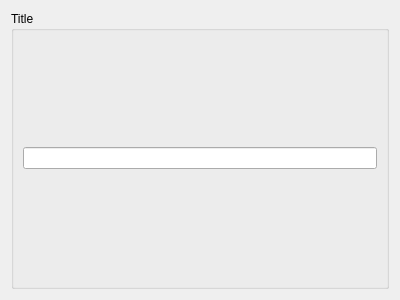
<?xml version="1.0" encoding="UTF-8"?>
<ui version="4.0">
 <class>Form</class>
 <widget class="QWidget" name="Form">
  <property name="geometry">
   <rect>
    <x>0</x>
    <y>0</y>
    <width>400</width>
    <height>300</height>
   </rect>
  </property>
  <property name="windowTitle">
   <string>Form</string>
  </property>
  <layout class="QGridLayout" name="gridLayout_2">
   <item row="0" column="0">
    <widget class="QGroupBox" name="Title">
     <property name="title">
      <string>Title</string>
     </property>
     <layout class="QGridLayout" name="gridLayout">
      <item row="0" column="0">
       <widget class="QLineEdit" name="TxtEditor"/>
      </item>
     </layout>
    </widget>
   </item>
  </layout>
 </widget>
 <resources/>
 <connections/>
</ui>
